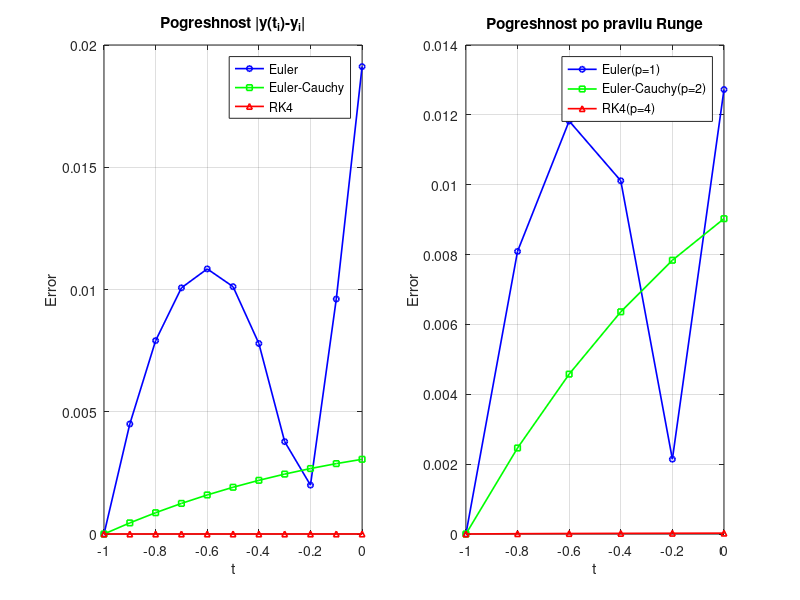

This chart was generated by the following MATLAB code:
f=@(t,y) y./(t+2)+t.^2+2.*t;

function [t,y]=euler_method(f,interval,y0,h)
    t=interval(1):h:interval(2);
    y=zeros(size(t));
    y(1)=y0;
    for i=1:(length(t)-1)
        y(i+1)=y(i)+h*f(t(i),y(i));
    end
end

function [t,y]=euler_cauchy_method(f,interval,y0,h)
    t=interval(1):h:interval(2);
    y=zeros(size(t));
    y(1)=y0;
    for i=1:(length(t)-1)
        y_pred=y(i)+h*f(t(i),y(i));
        y(i+1)=y(i)+(h/2)*(f(t(i),y(i))+f(t(i+1),y_pred));
    end
end

function [t,y]=runge_kutta4(f,interval,y0,h)
    t=interval(1):h:interval(2);
    y=zeros(size(t));
    y(1)=y0;
    for i=1:(length(t)-1)
        k1=f(t(i),y(i));
        k2=f(t(i)+h/2,y(i)+h*k1/2);
        k3=f(t(i)+h/2,y(i)+h*k2/2);
        k4=f(t(i)+h,y(i)+h*k3);
        y(i+1)=y(i)+h/6*(k1+2*k2+2*k3+k4);
    end
end

t0=-1;
T=0;
y0=1.5;
h=0.1;
t=t0:h:T;
y_exact=(t.^3)/2+t.^2+t+2;

[t_euler,y_euler]=euler_method(f,[t0,T],y0,h);
[t_cauchy,y_cauchy]=euler_cauchy_method(f,[t0,T],y0,h);
[t_rk4,y_rk4]=runge_kutta4(f,[t0,T],y0,h);

err_euler=max(abs(y_exact-y_euler));
err_cauchy=max(abs(y_exact-y_cauchy));
err_rk4=max(abs(y_exact-y_rk4));

y_euler;
y_cauchy;
y_rk4;

fprintf('Погрешность метода Эйлера: %e\n',err_euler);
fprintf('Погрешность метода Эйлера-Коши: %e\n',err_cauchy);
fprintf('Погрешность метода Рунге-Кутта 4: %e\n',err_rk4);

h2=0.2;

[t_euler2,y_euler2]=euler_method(f,[t0,T],y0,h2);
[t_cauchy2,y_cauchy2]=euler_cauchy_method(f,[t0,T],y0,h2);
[t_rk42,y_rk42]=runge_kutta4(f,[t0,T],y0,h2);

y_euler2;
y_cauchy2;
y_rk42;

y_euler_h_double=y_euler(1:2:end);
y_cauchy_h_double=y_cauchy(1:2:end);
y_rk4_h_double=y_rk4(1:2:end);

p_euler=1;
p_cauchy=2;
p_rk4=4;

runge_euler=max(abs(y_euler_h_double-y_euler2))/(2^p_euler-1);
runge_cauchy=max(abs(y_cauchy_h_double-y_cauchy2))/(2^p_cauchy-1);
runge_rk4=max(abs(y_rk4_h_double-y_rk42))/(2^p_rk4-1);

fprintf('\nПогрешность по правилу Рунге:\n');
fprintf('Метод Эйлера (p=1): %e\n',runge_euler);
fprintf('Метод Эйлера-Коши (p=2): %e\n',runge_cauchy);
fprintf('Метод Рунге-Кутта 4 (p=4): %e\n',runge_rk4);

figure;
plot(t_euler,y_euler,'b-o','LineWidth',1.2,'MarkerSize',4,'MarkerFaceColor','b'); hold on;
plot(t_cauchy,y_cauchy,'g-s','LineWidth',1.2,'MarkerSize',4,'MarkerFaceColor','g');
plot(t_rk4,y_rk4,'m-^','LineWidth',1.2,'MarkerSize',4,'MarkerFaceColor','m');
plot(t,y_exact,'r-','LineWidth',2);
grid on;
xlabel('t');
ylabel('y');
title('Priblizhennoe i tochnoe reshenie ODU');
legend('Euler','Euler-Cauchy','Runge-Kutta 4','Exact','Location','northwest');
hold off;

subplot(1,2,1);
t;
plot(t,abs(y_exact-y_euler),'b-o','LineWidth',1.2,'MarkerSize',4); hold on;
plot(t,abs(y_exact-y_cauchy),'g-s','LineWidth',1.2,'MarkerSize',4);
plot(t,abs(y_exact-y_rk4),'r-^','LineWidth',1.2,'MarkerSize',4);
grid on;
xlabel('t');
ylabel('Error');
title('Pogreshnost |y(t_i)-y_i|');
legend('Euler','Euler-Cauchy','RK4','Location','northeast');

subplot(1,2,2);
t_double=t(1:2:end);
plot(t_double,abs(y_euler_h_double-y_euler2),'b-o','LineWidth',1.2,'MarkerSize',4); hold on;
plot(t_double,abs(y_cauchy_h_double-y_cauchy2),'g-s','LineWidth',1.2,'MarkerSize',4);
plot(t_double,abs(y_rk4_h_double-y_rk42),'r-^','LineWidth',1.2,'MarkerSize',4);
grid on;
xlabel('t');
ylabel('Error');
title('Pogreshnost po pravilu Runge');
legend('Euler(p=1)','Euler-Cauchy(p=2)','RK4(p=4)','Location','northeast');
